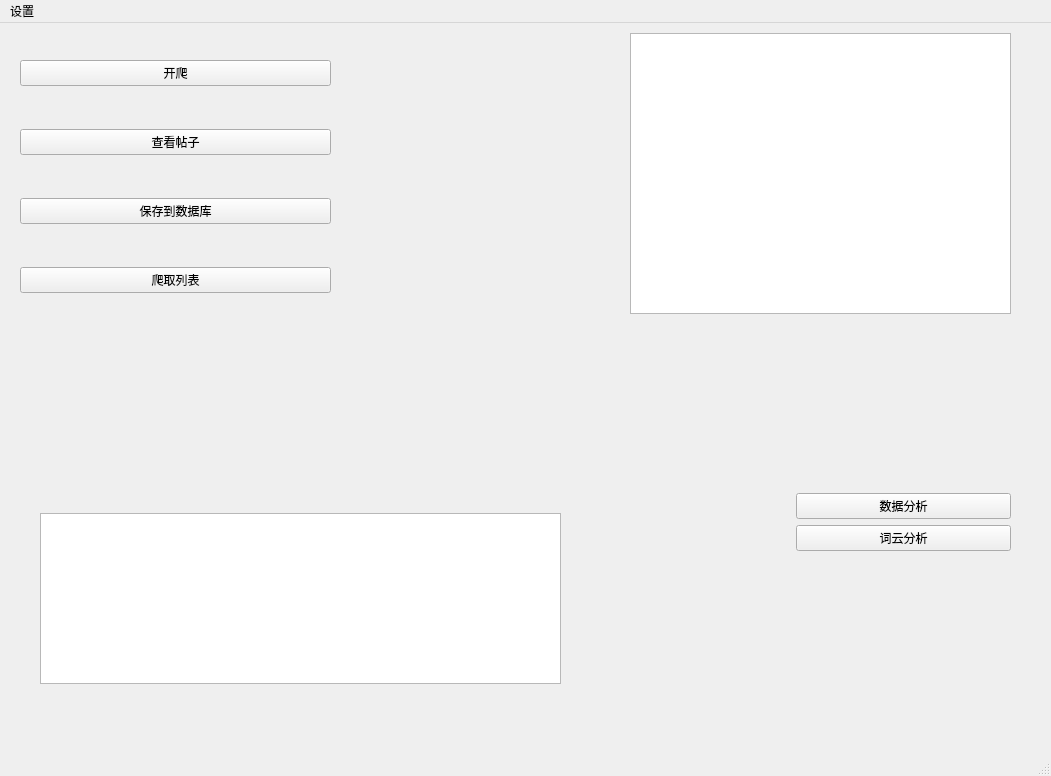
<?xml version="1.0" encoding="UTF-8"?>
<ui version="4.0">
 <class>MainWindow</class>
 <widget class="QMainWindow" name="MainWindow">
  <property name="geometry">
   <rect>
    <x>0</x>
    <y>0</y>
    <width>1051</width>
    <height>776</height>
   </rect>
  </property>
  <property name="windowTitle">
   <string>MainWindow</string>
  </property>
  <widget class="QWidget" name="centralwidget">
   <widget class="QListWidget" name="listWidget">
    <property name="geometry">
     <rect>
      <x>630</x>
      <y>10</y>
      <width>381</width>
      <height>281</height>
     </rect>
    </property>
   </widget>
   <widget class="QWidget" name="gridLayoutWidget">
    <property name="geometry">
     <rect>
      <x>20</x>
      <y>0</y>
      <width>311</width>
      <height>311</height>
     </rect>
    </property>
    <layout class="QGridLayout" name="gridLayout">
     <item row="1" column="0">
      <widget class="QPushButton" name="start">
       <property name="text">
        <string>开爬</string>
       </property>
      </widget>
     </item>
     <item row="3" column="0">
      <widget class="QPushButton" name="csv2sql">
       <property name="text">
        <string>保存到数据库</string>
       </property>
      </widget>
     </item>
     <item row="2" column="0">
      <widget class="QPushButton" name="showposts">
       <property name="text">
        <string>查看帖子</string>
       </property>
      </widget>
     </item>
     <item row="4" column="0">
      <widget class="QPushButton" name="user_list">
       <property name="text">
        <string>爬取列表</string>
       </property>
      </widget>
     </item>
    </layout>
   </widget>
   <widget class="QWidget" name="formLayoutWidget">
    <property name="geometry">
     <rect>
      <x>790</x>
      <y>470</y>
      <width>221</width>
      <height>211</height>
     </rect>
    </property>
    <layout class="QFormLayout" name="formLayout">
     <item row="0" column="1">
      <widget class="QPushButton" name="pushButton_2">
       <property name="text">
        <string>数据分析</string>
       </property>
      </widget>
     </item>
     <item row="1" column="1">
      <widget class="QPushButton" name="pushButton">
       <property name="text">
        <string>词云分析</string>
       </property>
      </widget>
     </item>
    </layout>
   </widget>
   <widget class="QTextEdit" name="edt_log">
    <property name="geometry">
     <rect>
      <x>40</x>
      <y>490</y>
      <width>521</width>
      <height>171</height>
     </rect>
    </property>
   </widget>
  </widget>
  <widget class="QMenuBar" name="menubar">
   <property name="geometry">
    <rect>
     <x>0</x>
     <y>0</y>
     <width>1051</width>
     <height>26</height>
    </rect>
   </property>
   <widget class="QMenu" name="menufile">
    <property name="title">
     <string>设置</string>
    </property>
   </widget>
   <addaction name="menufile"/>
  </widget>
  <widget class="QStatusBar" name="statusbar"/>
  <action name="start_2">
   <property name="text">
    <string>开始</string>
   </property>
  </action>
 </widget>
 <resources/>
 <connections/>
</ui>
